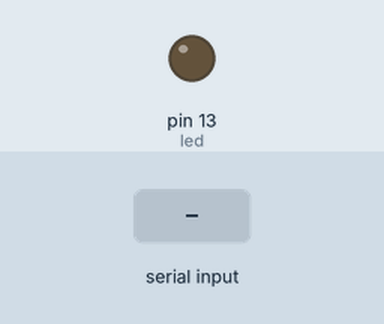
Bench run of a sketch on a simulated Arduino Uno, built with avr-gcc and run on an emulated ATmega328P. Shown: output pins drawn as LEDs (lit = HIGH). Inputs (shaded band) come from the test bench.

Above: at 1.2 s.
1.3 s: "1" received over Serial
At 2.0 s:
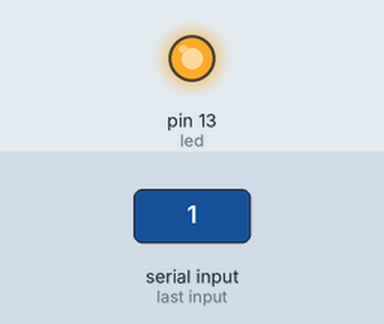
2.8 s: "0" received over Serial
At 3.1 s:
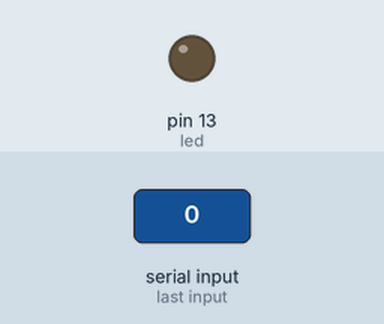
Timing chart, 0 to 5.8 s (numbered marks = the images above; inputs shaded):
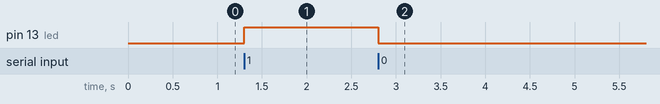

The sketch:

Ardu_Serial_ONOFF.ino
```cpp
/* Go to Menu vMicro | Debugger | Local Port COMx give it. Verify. Build. Upload.
* Or use directly Arduino's official "C:\Program Files (x86)\Arduino\arduino.exe"
* Success message:
* Uploading 'Ardu_Serial_ONOFF' to 'Arduino/Genuino Uno' using 'COM6'
*	The upload process has finished.
* Now Go to C# Application with buttons ON/OFF
*/

int led = 13; // to resistor
int intIncomingData = 0;

void setup()
{
	pinMode(led, OUTPUT);
	Serial.begin(9600);

}

void loop()
{
	if (Serial.available())
	{
		intIncomingData = Serial.read();
		if( intIncomingData=='1')
		{
			digitalWrite(led, HIGH);

		}
		else if (intIncomingData == '0')
		{
			digitalWrite(led, LOW);
		}
	}
}
```

Measured:
- after the input at 1.3 s, pin 13 (led): LOW → HIGH at once
- after the input at 2.8 s, pin 13 (led): HIGH → LOW at once
